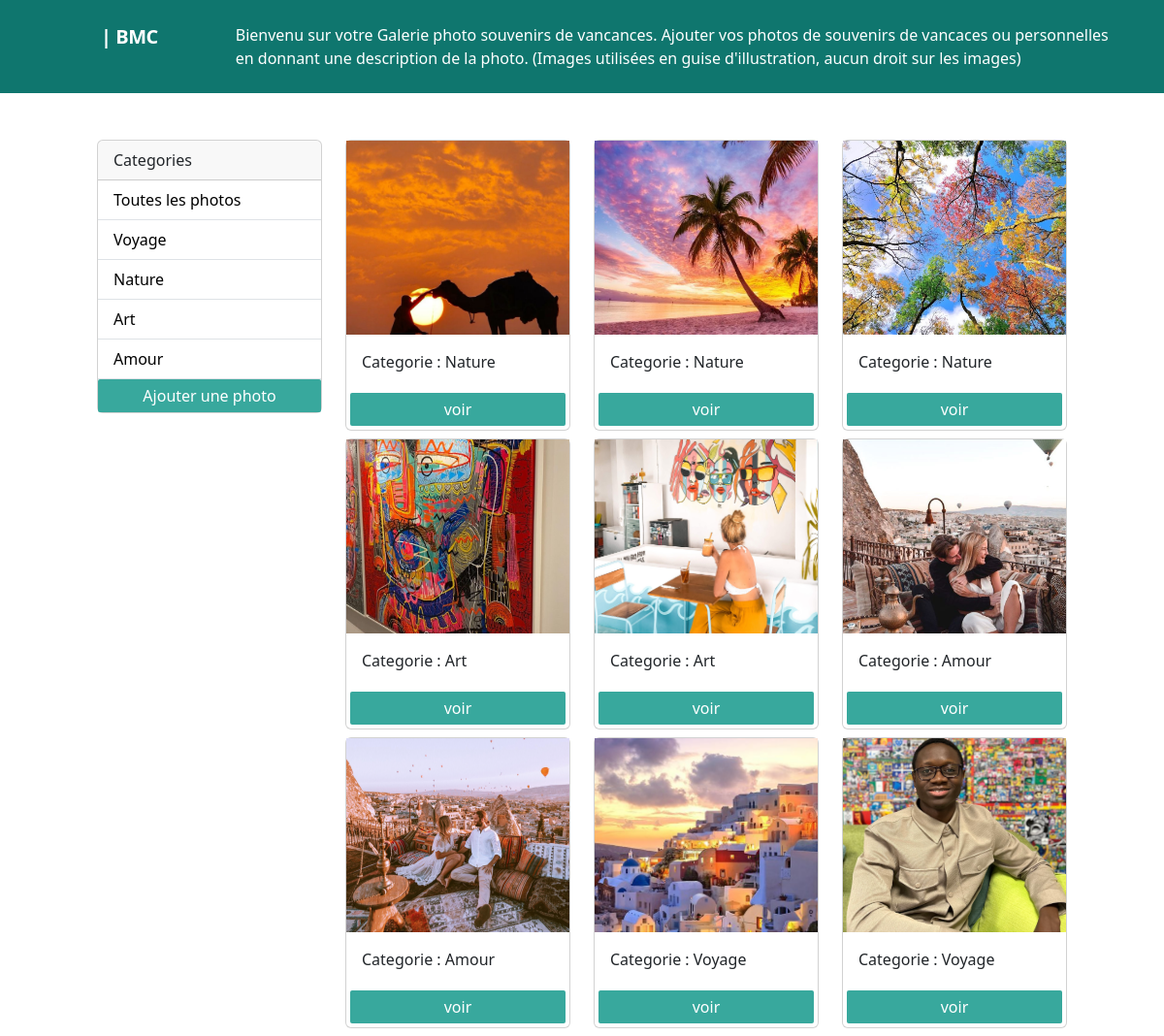
The page / on the database its author committed.
### photos/models.py (models this page shows, shortened)
class Categorie(models.Model):
    name= models.CharField(max_length=200, null=False, blank=False)

class Photo(models.Model):
    categorie = models.ForeignKey(Categorie, on_delete=models.SET_NULL, null=True,  blank=True)
    image = models.ImageField(null=False, blank=False)
    description= models.TextField(max_length=200, null=False, blank=False)

### photos/views.py (the view)
# urls.py: path('', views.galerie, name="galerie"),
def galerie(request):
    categorie = request.GET.get('categorie')
    if categorie == None: #si la valeur categorie egale none on retourne ttes les categories c a d tte la galerie (les images ;  photos = Photo.objects.all())
        photos = Photo.objects.all()
    else:
        photos = Photo.objects.filter(categorie__name__contains=categorie)  #pr faire le tri des categories
    categories = Categorie.objects.all()
    context = {'categories': categories,
               'photos': photos}
    return render(request, 'photos/galerie.html', context)

### photos/templates/photos/galerie.html (shortened to what this page needs)
<!DOCTYPE html>
<html lang="en">
<head>
     <script src="https://cdn.tailwindcss.com"></script>
    <link href="https://cdn.jsdelivr.net/npm/bootstrap@5.3.1/dist/css/bootstrap.min.css" rel="stylesheet">
</head>
<body>
<nav class="flex items-center justify-between flex-wrap bg-teal-700 p-6">
  <div class="flex flex-row flex-no-shrink text-white mr-6">
    <span class="font-semibold text-xl tracking-tight ml-20"> | BMC </span>
    <span class="font-light  ml-20">Bienvenu sur votre <strong>Galerie photo souvenirs de vancances.</strong>  Ajouter vos photos de souvenirs de vancaces ou personnelles<br>en donnant une description de la photo. (Images utilisées en guise d'illustration, aucun droit sur les images) </span>
  </div>
</nav>
    <div class="container mt-5">
        <div class="row">
            <div class="col-md-3">
                <div class="card" >
                    <div class="card-header">
                        Categories
                    </div>
                    <ul class="list-group list-group-flush">
                      <li class="list-group-item">
                       <a href="{% url 'galerie' %}"> Toutes les photos </a>
                      </li>
                      {% for categorie in categories %}
                      <li class="list-group-item">
                        <a href="{% url 'galerie' %}?categorie={{categorie.name}}">{{ categorie.name }}</a>
                      </li>
                      {% endfor %}
                        <a href="{% url 'ajouter_photo' %}" class="btn-btn  btn-block btn-sm">Ajouter une photo</a>
                    </ul>
                  </div>
            </div>
            <div class="col-md-9">
                <div class="row">
                    {% for photo in photos %}
                    <div class="col-md-4">
                        <div class="card mb-2">
                            <img class="image-thumbnail"
                             src="{{ photo.image.url }}" class="card-img-top" alt="...">
                             <div class="card-body">
                              <p>Categorie : {{ photo.categorie.name }} </p>
                            </div>
                            <a href="{% url 'photo' photo.id %}" class="btn-btn btn-sm m-1"> voir</a>
                        </div>
                    </div>
                    {% empty %}
                    <h2>Photo vide ...</h2>
                    {% endfor %}
                </div>
            </div>
        </div>
    </div>
</body>
</html>

### photos/templates/photos/galerie.html (style rules this page uses)
.image-thumbnail { height: 200px; object-fit: cover; }
.list-group-item a { text-decoration: none; color: black; }
.btn-btn { background-color: #38A89D; text-align: center; color: white; padding: 5px; border-radius: 2px; }

### rows shown on the page
Categorie: name "Voyage"
Categorie: name "Nature"
Categorie: name "Art"
Categorie: name "Amour"
Photo: image (picture), categorie.name "Nature"
Photo: image (picture), categorie.name "Nature"
Photo: image (picture), categorie.name "Nature"
Photo: image (picture), categorie.name "Art"
Photo: image (picture), categorie.name "Art"
Photo: image (picture), categorie.name "Amour"
Photo: image (picture), categorie.name "Amour"
Photo: image (picture), categorie.name "Voyage"
Photo: image (picture), categorie.name "Voyage"
